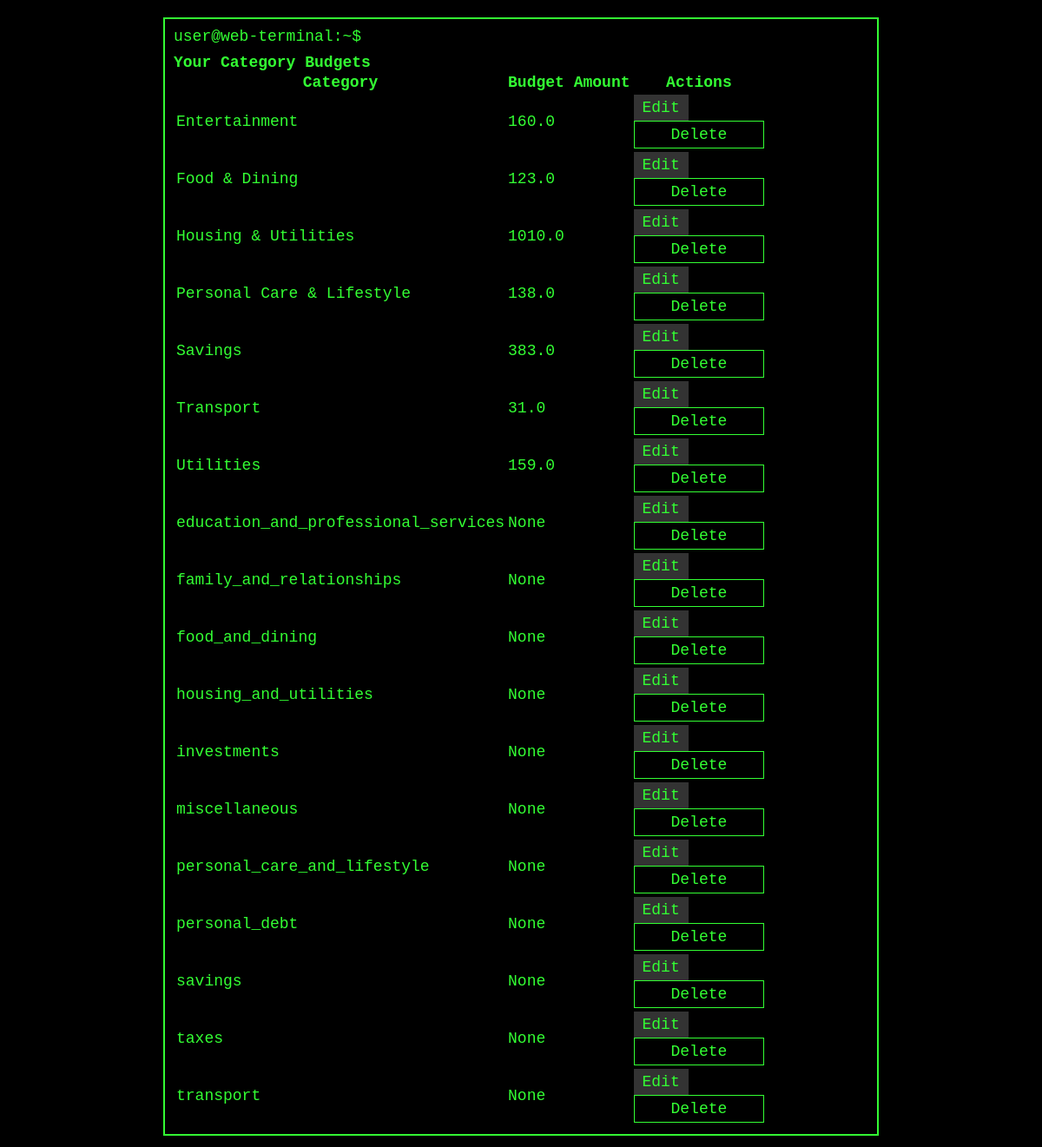
The page /category-budgets/view-all (signed in) on the database its author committed.
### app.py (models this page shows, shortened)
class Budget(db.Model):
    id = db.Column(db.Integer, primary_key=True)
    user_id = db.Column(db.Integer, db.ForeignKey('user.id'))
    category = db.Column(db.String(80), nullable=False)  # Specific category like "Housing", "Food", etc.
    budget_amount = db.Column(db.Float, nullable=True)  # Budget amount for that category
    month = db.Column(db.Integer, nullable=False, default=datetime.utcnow().month)
    year = db.Column(db.Integer, nullable=False, default=datetime.utcnow().year)
    user = db.relationship('User', back_populates='budgets')
    __table_args__ = (db.UniqueConstraint('user_id', 'category', name='unique_category_per_user'),)

### app.py (the view)
@app.route('/category-budgets/view-all', methods=['GET'])
@login_required
def view_category_budgets():
    category_budgets = Budget.query.filter(Budget.user_id == current_user.id).all()
    return render_template('view_category_budgets.html', category_budgets=category_budgets)

### app.py (called while the page is built)
@login_manager.user_loader
def load_user(user_id):
    return User.query.get(int(user_id))

@app.context_processor
def inject_notifications_count():
    if current_user.is_authenticated:
        unread_notifications_count = Notification.query.filter_by(user_id=current_user.id, is_read=False).count()
        return {'unread_notifications_count': unread_notifications_count}
    return {}

@app.context_processor
def inject_predefined_categories():
    return dict(PREDEFINED_CATEGORIES=PREDEFINED_CATEGORIES)

### templates/view_category_budgets.html
{% extends "base.html" %}
{% block content %}
<h2>Your Category Budgets</h2>
<table>
    <thead>
        <tr>
            <th>Category</th>
            <th>Budget Amount</th>
            <th>Actions</th>
        </tr>
    </thead>
    <tbody>
        {% for budget in category_budgets %}
        <tr>
            <td>{{ budget.category }}</td>
            <td>{{ budget.budget_amount }}</td>
            <td>
                <a href="{{ url_for('update_category_budget', budget_id=budget.id) }}">Edit</a>
                <form action="{{ url_for('delete_category_budget', budget_id=budget.id) }}" method="post" style="display: inline;">
                    <input type="submit" value="Delete" onclick="return confirm('Are you sure?');">
                </form>
            </td>
        </tr>
        {% endfor %}
    </tbody>
</table>
{% endblock %}

### templates/base.html (shortened to what this page needs)
<!DOCTYPE html>
<html lang="en">
<head>
    <link rel="stylesheet" type="text/css" href="{{ url_for('static', filename='css/styles.css') }}">
</head>
<body>
    <div class="content">
        {% block content %}{% endblock %}
    </div>
</body>
</html>

### static/css/styles.css (style rules this page uses)
body, h1, h2, p, li, a, button, input, textarea { margin: 0; padding: 0; border: none; font-family: 'Courier New', Courier, monospace; font-size: 18px; outline: none; }
body { background-color: #000; color: #33FF33; padding: 20px; overflow-x: hidden; }
a, button { background: #333333; color: #33FF33; padding: 5px 10px; text-decoration: none; cursor: pointer; display: inline-block; transition: background 0.3s; }
.content { max-width: 800px; margin: 0 auto; border: 2px solid #33FF33; padding: 10px; }
input, textarea { background-color: #000; color: #33FF33; padding: 5px; border: 1px solid #33FF33; width: 100%; }
.content:before { content: "user@web-terminal:~$ "; display: block; margin-bottom: 10px; }

### rows shown on the page
Budget: category "Entertainment", budget_amount "160.0"
Budget: category "Food & Dining", budget_amount "123.0"
Budget: category "Housing & Utilities", budget_amount "1010.0"
Budget: category "Personal Care & Lifestyle", budget_amount "138.0"
Budget: category "Savings", budget_amount "383.0"
Budget: category "Transport", budget_amount "31.0"
Budget: category "Utilities", budget_amount "159.0"
Budget: category "education_and_professional_services", budget_amount "None"
Budget: category "family_and_relationships", budget_amount "None"
Budget: category "food_and_dining", budget_amount "None"
Budget: category "housing_and_utilities", budget_amount "None"
Budget: category "investments", budget_amount "None"
Budget: category "miscellaneous", budget_amount "None"
Budget: category "personal_care_and_lifestyle", budget_amount "None"
Budget: category "personal_debt", budget_amount "None"
Budget: category "savings", budget_amount "None"
Budget: category "taxes", budget_amount "None"
Budget: category "transport", budget_amount "None"
